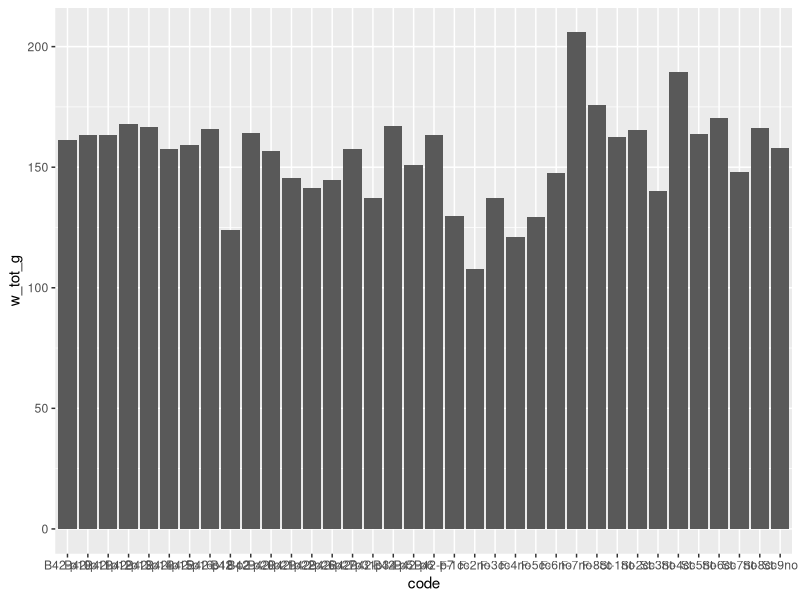
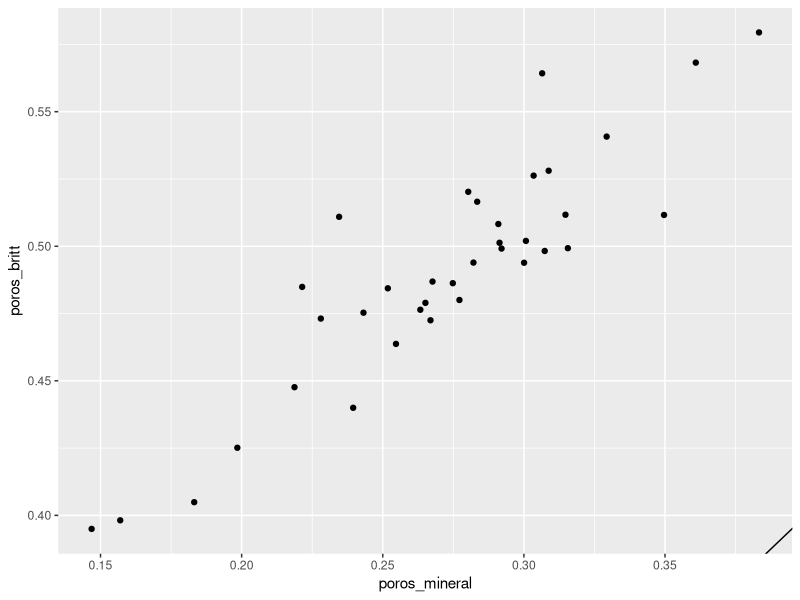
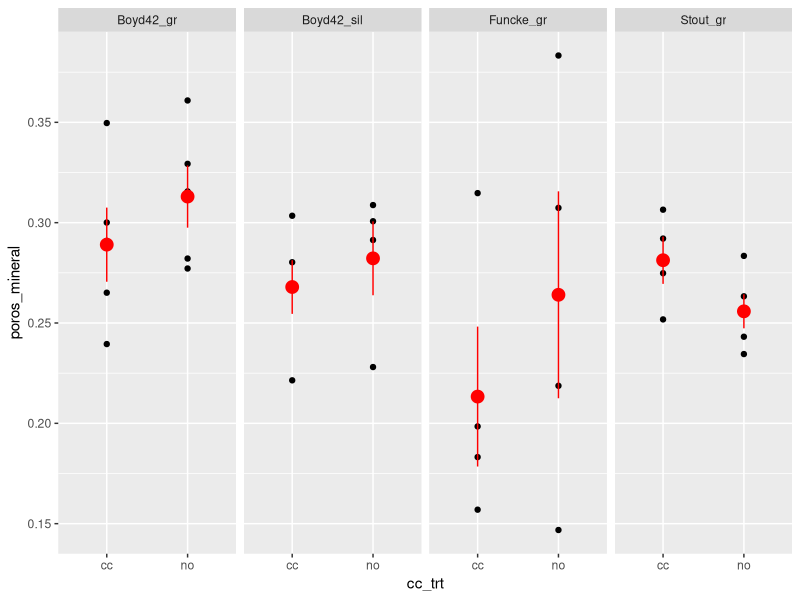
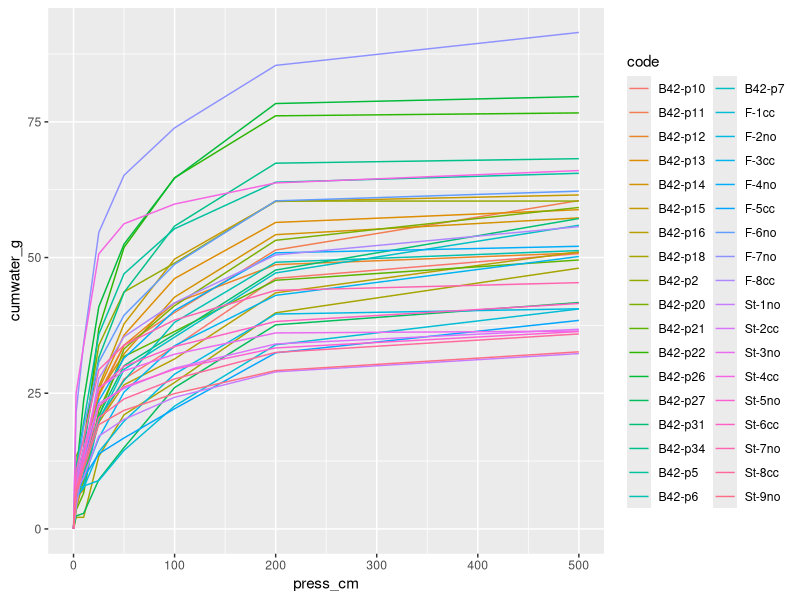
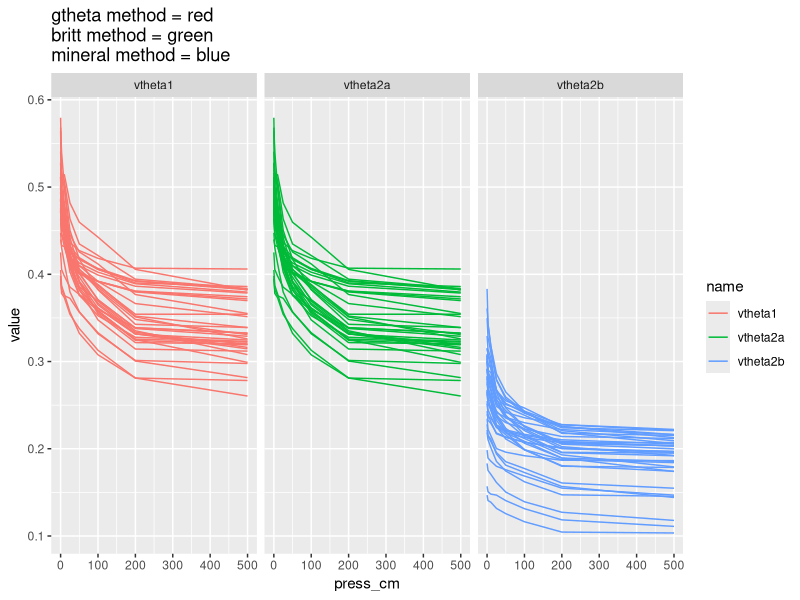
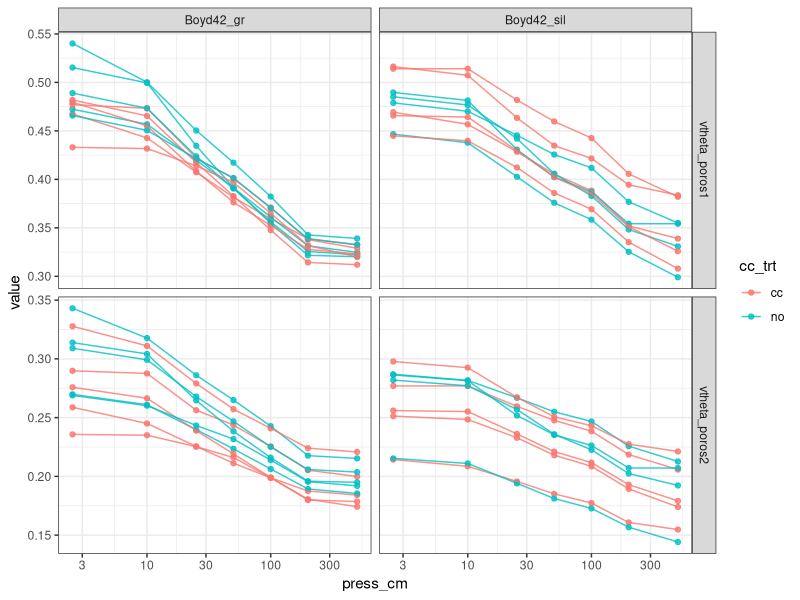

Write the R code that produced these figures, in order. (Note: this script raises an error after producing the figures.)
############################
# author: Gina (vnichols@iastate.edu)
# created: Oct 10 2019
# last modified: Oct 21 2019 (do calcs, oh ASA...)
#                march 27 2020 (update based on britt's calcs)
#                march 30 2020 (made sure it runs for britt)
#
# purpose: calculate things in data
# 
# inputs: td_pressure-cells, re_euIDs
#
# outputs:
#
# notes: for porosity calcs used: http://lawr.ucdavis.edu/classes/SSC100/probsets/pset01.html
#         basche & delonge used porosity as a measure of soil 'health'
#
#
##############################


rm(list = ls())
library(tidyverse)
library(broom)
library(readxl)


# read in data -----------------------------------------------------

key <- read_csv("data/raw/rd_euIDs.csv")

datraw <- 
  read_csv("data/tidy/td_pressure-cells.csv")  %>% 
  mutate(soilvol_cm3 = 347.5,
         bulkden_gcm3 = drysoil_g / soilvol_cm3
  ) # assume volume of soil sample is 347.50 cm3 (? is this right???)

dat_soil <- 
  datraw %>% 
  select(code, soilvol_cm3, drysoil_g, bulkden_gcm3)


myminden <- 2

# water -------------------------------------------------------------------

# calculate water amts (subtract cylinder wgts),

dat_water <- 
  datraw %>%
    mutate(   ##--# calc actual amount of water released at each pressure
    w_0cm_g = 0, ##-britt adds this to 2.5 atm value, keep a 0 as a place-holder
    w_2.5cm_g = atm - cylinder_g + satwater_g,
    w_10cm_g = `10_cm` - cylinder_g,
    w_25cm_g = `25_cm` - cylinder_g,
    w_50cm_g = `50_cm` - cylinder_g,
    w_100cm_g = `100_cm` - cylinder_g,
    w_200cm_g = `200_cm` - cylinder_g,
    w_500cm_g = `500_cm` - cylinder_g,
    w_999cm_g = sampafter500_g - ringpluscrap_g - drysoil_g
  ) %>% 
  mutate(  #--total amt of water released
    w_tot_g = purrr::reduce(select(., starts_with("w")), `+`)
  ) %>% 
  select(code, soilvol_cm3, bulkden_gcm3, starts_with("w"))

dat_water %>% 
  ggplot(aes(code, w_tot_g)) + 
  geom_col()


# porosity ----------------------------------------------------------------

# via britt and mineral methods

dat_poros <- 
  datraw %>%
  # calc porosity via britt
  mutate(
    soil_at_sat_g = (satsamp_g - ringpluscrap_g),
    water_at_sat_g = soil_at_sat_g - drysoil_g, 
    air_cm3 = water_at_sat_g,
    poros_britt = air_cm3/soilvol_cm3,
    poros_mineral = 1 - bulkden_gcm3/myminden
    ) %>% 
  select(code, drysoil_g, bulkden_gcm3, 
         water_at_sat_g, air_cm3, poros_britt, poros_mineral)

#--look at it, britt's method is always higher
dat_poros  %>% 
  ggplot(aes(poros_mineral, poros_britt)) + 
  geom_point() + 
  geom_abline()
  

dat_poros %>% 
  left_join(key) %>% 
  unite(site_name, sys_trt, col = "site_sys") %>% 
  ggplot(aes(cc_trt, poros_mineral)) + 
  geom_point() + 
  stat_summary(fun.y = "mean", geom = "point", color= "red", size = 4) +
  stat_summary(fun.data = "mean_se", geom = "linerange", color= "red") +
  facet_grid(.~site_sys)





# soil water contents at each pressure ------------------------------------

# cumulative amount of water purged at each pressure
dat_cum <- 
  dat_water %>% 
  select(-w_999cm_g) %>% 
  # gather into long form
  pivot_longer(w_0cm_g:w_500cm_g, 
               names_to = "press_cm", 
               values_to = "water_g") %>% 
  separate(press_cm, 
           into = c("water", "press_cm", "grams"), 
           sep = "_") %>%
  # get pressure as a numeric value
  mutate(press_cm = as.numeric(str_sub(press_cm, 1, -3))) %>%
  group_by(code) %>%
  arrange(code, press_cm) %>%
  # get cumulative water
  mutate(cumwater_g = cumsum(water_g)) %>% 
  select(code, press_cm, water_g, cumwater_g)

dat_cum %>% 
  ggplot(aes(press_cm, cumwater_g, color = code)) + 
  geom_line()

# convert this water amount to a volumetric/gravimetric water content
dat_theta <- 
  dat_cum %>%
  left_join(dat_poros) %>% 
  left_join(dat_soil) %>% 
  mutate(
    water_inside_soil_still = water_at_sat_g - cumwater_g,
    #--calculate using gravimetric water and bulk density
    gtheta = water_inside_soil_still / drysoil_g,
    vtheta1 = gtheta * bulkden_gcm3,
    frac_water = cumwater_g/water_at_sat_g,
    vtheta2a = (1 - frac_water)*poros_britt,
    vtheta2b = (1 - frac_water)*poros_mineral
    ) %>% 
  select(code, press_cm, vtheta1, vtheta2a, vtheta2b)



dat_theta %>% 
  pivot_longer(vtheta1:vtheta2b) %>% 
  ggplot(aes(press_cm, value, group = interaction(code, name))) + 
  geom_line(aes(color = name)) + 
  facet_grid(.~name) + 
  labs(title = "gtheta method = red\nbritt method = green\nmineral method = blue")
  
# so vetha1 and vtheta2a are the same

#--write final values to data frame

tidy_data <- 
  dat_theta %>%
  rename(vtheta_poros1 = vtheta2a,
         vtheta_poros2 = vtheta2b) %>% 
#  pivot_longer(vtheta1:vtheta2b) %>% 
  left_join(key) %>% 
  unite(site_name, sys_trt, col = "site_trt") %>% 
  mutate(sample_year = 2019) %>% 
  select(sample_year, code, site_trt, site_desc, 
         crop_trt, cc_trt, rep, plot, press_cm, vtheta_poros1, vtheta_poros2)

tidy_data %>% write_csv("data/tidy/td_water-curves.csv")

tidy_boyd <- 
  tidy_data %>% 
  filter(str_detect(site_trt, "Boyd")) 

tidy_boyd %>% write_csv("data/tidy/td_water-curves-boyd.csv")

# look at it --------------------------------------------------------------

tidy_boyd %>%
  filter(press_cm != 0) %>% #--can't take log of 0 :(
  pivot_longer(vtheta_poros1:vtheta_poros2) %>% 
  # plot
  ggplot(aes(press_cm, value, color = cc_trt)) + 
  # raw data
  geom_point(alpha = 0.8) + 
  geom_line(alpha = 0.8, aes(group = code)) + 
  scale_x_log10() +
  # summary of data
  #stat_summary(fun.y = mean, geom="line", size = 2) +
  #stat_summary(fun.data = "mean_se", size = 1) +
  facet_grid(name ~ site_trt, scales = "free") + 
  theme_bw()

ggsave("figs/boyd-wrc-reps.png")


tidy_data %>%
  filter(str_detect(site_trt, "Fun")) %>% 
  filter(press_cm != 0) %>% #--can't take log of 0 :(
  pivot_longer(vtheta_poros1:vtheta_poros2) %>% 
  # plot
  ggplot(aes(press_cm, value)) + 
  # raw data
  geom_point(alpha = 0.8, aes(color = as_factor(rep))) + 
  geom_line(alpha = 0.8, aes(group = code, color = as_factor(rep), linetype = cc_trt), size = 2) + 
  scale_x_log10() +
  # summary of data
  #stat_summary(fun.y = mean, geom="line", size = 2) +
  #stat_summary(fun.data = "mean_se", size = 1) +
  facet_grid(name ~ site_trt, scales = "free") + 
  theme_bw()

ggsave("figs/boyd-wrc-reps.png")

tidy_boyd %>%
  filter(press_cm != 0) %>% #--can't take log of 0 :(
  pivot_longer(vtheta_poros1:vtheta_poros2) %>% 
  # plot
  ggplot(aes(press_cm, value, color = cc_trt)) + 
  # raw data
  #geom_point(alpha = 0.8) + 
  #geom_line(alpha = 0.8, aes(group = code)) + 
  scale_x_log10() +
  # summary of data
  stat_summary(fun.y = mean, geom="line", size = 2) +
  stat_summary(fun.data = "mean_se", size = 1) +
  facet_grid(name ~ site_trt, scales = "free") + 
  theme_bw()

ggsave("figs/boyd-wrc-means.png")



#--bulk densities?
dat_soil %>% 
  left_join(key) %>% 
  unite(site_name, sys_trt, col = "site_trt") %>% 
  ggplot(aes(site_trt, bulkden_gcm3, color = cc_trt)) + 
  geom_point(aes(color = cc_trt)) + 
  stat_summary(fun.y = mean, geom = "point", size = 2) + 
  stat_summary(fun.data = "mean_se", size = 1)

dat_soil %>% 
  left_join(key) %>% 
  unite(site_name, sys_trt, col = "site_trt") %>% 
  ggplot(aes(cc_trt, bulkden_gcm3)) + 
  geom_point(aes(color = cc_trt)) + 
  stat_summary(fun.y = mean, geom = "point", size = 2) + 
  stat_summary(fun.data = "mean_se", size = 1)


#--power analysis, detect a 0.5 change
# what is the variation?
dat_soil %>% 
  summarise(sd(bulkden_gcm3))
# sd = 0.104
# var = 0.0108

# from https://www.r-bloggers.com/calculating-required-sample-size-in-r-and-sas/
delta <- 0.5 #--how big of a difference is meaningful? say 0.5
sigma <- 0.1 #--this is the amount of variation

(4 * (1.96 + 1.28)^2 * sigma ) / (delta^2) #--I had the power, I took 20 samples. Argh. 
